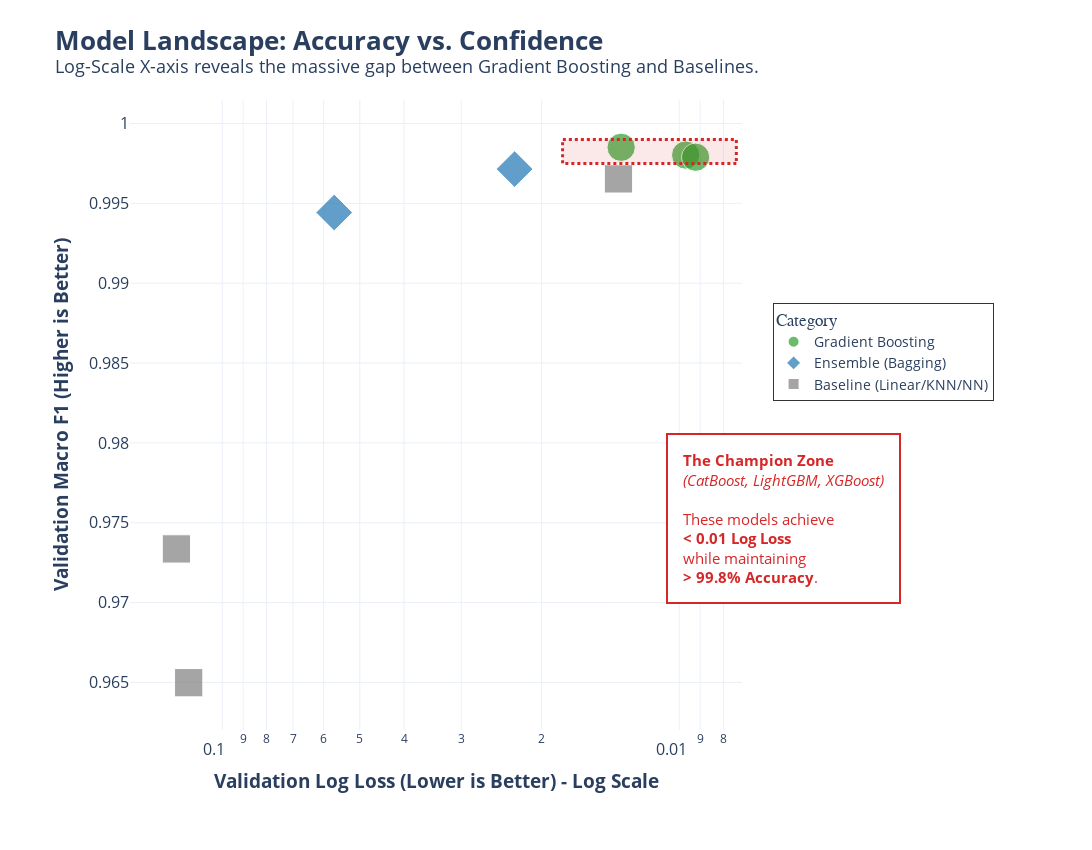

The notebook cell saved with this chart:
### Code cell
# --- FIGURE 1: The Accuracy vs. Confidence Landscape (Sidebar Layout) ---

# 1. Create Categories
def categorize_model(name):
    if name in ['CatBoost', 'XGBoost', 'LightGBM']: return 'Gradient Boosting'
    if name in ['Random Forest', 'Extra Trees']: return 'Ensemble (Bagging)'
    return 'Baseline (Linear/KNN/NN)'

df_all['Category'] = df_all['Model'].apply(categorize_model)

# 2. Plot with Log X Axis
fig1 = px.scatter(
    df_all,
    x="Val_LogLoss",
    y="Val_F1_Macro",
    color="Category",
    symbol="Category",
    size=[60]*len(df_all), # Large, clear dots
    hover_data=["Model", "Overfitting_Gap"],
    title="<b>Model Landscape: Accuracy vs. Confidence</b><br><sup>Log-Scale X-axis reveals the massive gap between Gradient Boosting and Baselines.</sup>",
    color_discrete_map={
        'Gradient Boosting': '#2ca02c', # Green
        'Ensemble (Bagging)': '#1f77b4', # Blue
        'Baseline (Linear/KNN/NN)': '#7f7f7f' # Grey
    },
    log_x=True 
)

# 3. Layout Adjustments
fig1.update_layout(
    height=850, 
    width=1600, # Wide enough to hold the sidebar
    xaxis_title="<b>Validation Log Loss (Lower is Better) - Log Scale</b>",
    yaxis_title="<b>Validation Macro F1 (Higher is Better)</b>",
    template="plotly_white",
    
    # Axis Control: Best Models (Low Loss) on the LEFT
    xaxis=dict(autorange="reversed"), 
    
    # Font Sizes
    font=dict(size=16),
    title_font_size=26,
    
    # --- SIDEBAR CONFIGURATION ---
    # Reserve massive space on the right (400px)
    margin=dict(l=130, r=350, b=120),
    
    # Legend Position (Right Sidebar, Middle-Top)
    legend=dict(
        yanchor="middle", y=0.6,  # Vertically centered slightly up
        xanchor="left", x=1.05,   # Push into the Right Margin
        bgcolor="rgba(255,255,255,0)",
        bordercolor="#333",
        borderwidth=1,
        title_font_family="Arial",
        font=dict(size=14)
    )
)

# 4. Add "Champion Zone" Rectangle (On the Plot)
fig1.add_shape(
    type="rect",
    xref="x", yref="y",
    x0=0.0075, x1=0.018, 
    y0=0.9975, y1=0.9990,
    line=dict(color="#d62728", width=3, dash="dot"), # Red dotted line
    fillcolor="rgba(214, 39, 40, 0.1)", # Faint red fill
)

# 5. Add Annotation (Right Sidebar, Middle-Bottom)
fig1.add_annotation(
    xref="paper", yref="paper",
    x=1.26, # Align with Legend in Right Margin
    y=0.2,  # Vertically centered slightly down
    text="<b>The Champion Zone</b><br><i>(CatBoost, LightGBM, XGBoost)</i><br><br>These models achieve<br><b>< 0.01 Log Loss</b><br>while maintaining<br><b>> 99.8% Accuracy</b>.",
    showarrow=False, # We use a separate arrow line below
    align="left",
    font=dict(size=15, color="#d62728"),
    bordercolor="#d62728",
    borderwidth=2,
    borderpad=15,
    bgcolor="white"
)

# 6. Draw Arrow from Sidebar to Plot Box
# Since annotation is in "paper" coords and box is in "x/y" coords, 
# we use a helper annotation just for the arrow.
fig1.add_annotation(
    xref="paper", yref="y",
    x=1.05, # Start at the sidebar
    y=0.9982, # Point to the cluster's Y height
    axref="x", ayref="y",
    ax=0.018, # End at the right edge of the Red Box
    ay=0.9982,
    showarrow=True,
    arrowhead=2,
    arrowsize=1,
    arrowwidth=2,
    arrowcolor="#d62728"
)

# Save
fig1.write_image(f"{FIGURES_DIR}task5_fig1_model_landscape.png", scale=3, width=1600, height=850)
fig1.show()
print(f"[OUTPUT] Figure 1 saved to {FIGURES_DIR}")

### Figure 1 — Plotly figure (JSON) as saved in the notebook; plotly's stock layout.template omitted (floating-point values rounded to 4 significant figures)
{"data": [{"customdata": [["CatBoost", 0.0009127], ["LightGBM", 0.001921], ["XGBoost", 0.002109]], "hovertemplate": "Category=Gradient Boosting<br>Val_LogLoss=%{x}<br>Val_F1_Macro=%{y}<br>size=%{marker.size}<br>Model=%{customdata[0]}<br>Overfitting_Gap=%{customdata[1]}<extra></extra>", "legendgroup": "Gradient Boosting", "marker": {"color": "#2ca02c", "size": [60, 60, 60], "sizemode": "area", "sizeref": 0.15, "symbol": "circle"}, "mode": "markers", "name": "Gradient Boosting", "orientation": "v", "showlegend": true, "type": "scatter", "x": [0.0134, 0.009682, 0.00921], "xaxis": "x", "y": [0.9985, 0.998, 0.9979], "yaxis": "y"}, {"customdata": [["Random Forest", 0.002853], ["Extra Trees", 0.005572]], "hovertemplate": "Category=Ensemble (Bagging)<br>Val_LogLoss=%{x}<br>Val_F1_Macro=%{y}<br>size=%{marker.size}<br>Model=%{customdata[0]}<br>Overfitting_Gap=%{customdata[1]}<extra></extra>", "legendgroup": "Ensemble (Bagging)", "marker": {"color": "#1f77b4", "size": [60, 60], "sizemode": "area", "sizeref": 0.15, "symbol": "diamond"}, "mode": "markers", "name": "Ensemble (Bagging)", "orientation": "v", "showlegend": true, "type": "scatter", "x": [0.02292, 0.05688], "xaxis": "x", "y": [0.9971, 0.9944], "yaxis": "y"}, {"customdata": [["Neural Network (MLP)", 0.00163], ["KNN", 0.006488], ["Logistic Regression", 0.002605]], "hovertemplate": "Category=Baseline (Linear/KNN/NN)<br>Val_LogLoss=%{x}<br>Val_F1_Macro=%{y}<br>size=%{marker.size}<br>Model=%{customdata[0]}<br>Overfitting_Gap=%{customdata[1]}<extra></extra>", "legendgroup": "Baseline (Linear/KNN/NN)", "marker": {"color": "#7f7f7f", "size": [60, 60, 60], "sizemode": "area", "sizeref": 0.15, "symbol": "square"}, "mode": "markers", "name": "Baseline (Linear/KNN/NN)", "orientation": "v", "showlegend": true, "type": "scatter", "x": [0.01358, 0.126, 0.1184], "xaxis": "x", "y": [0.9965, 0.9734, 0.965], "yaxis": "y"}], "layout": {"annotations": [{"align": "left", "bgcolor": "white", "bordercolor": "#d62728", "borderpad": 15, "borderwidth": 2, "font": {"color": "#d62728", "size": 15}, "showarrow": false, "text": "<b>The Champion Zone</b><br><i>(CatBoost, LightGBM, XGBoost)</i><br><br>These models achieve<br><b>< 0.01 Log Loss</b><br>while maintaining<br><b>> 99.8% Accuracy</b>.", "x": 1.26, "xref": "paper", "y": 0.2, "yref": "paper"}, {"arrowcolor": "#d62728", "arrowhead": 2, "arrowsize": 1, "arrowwidth": 2, "ax": 0.018, "axref": "x", "ay": 0.9982, "ayref": "y", "showarrow": true, "x": 1.05, "xref": "paper", "y": 0.9982, "yref": "y"}], "font": {"size": 16}, "height": 850, "legend": {"bgcolor": "rgba(255,255,255,0)", "bordercolor": "#333", "borderwidth": 1, "font": {"size": 14}, "itemsizing": "constant", "title": {"font": {"family": "Arial"}, "text": "Category"}, "tracegroupgap": 0, "x": 1.05, "xanchor": "left", "y": 0.6, "yanchor": "middle"}, "margin": {"b": 120, "l": 130, "r": 350}, "shapes": [{"fillcolor": "rgba(214, 39, 40, 0.1)", "line": {"color": "#d62728", "dash": "dot", "width": 3}, "type": "rect", "x0": 0.0075, "x1": 0.018, "xref": "x", "y0": 0.9975, "y1": 0.999, "yref": "y"}], "title": {"font": {"size": 26}, "text": "<b>Model Landscape: Accuracy vs. Confidence</b><br><sup>Log-Scale X-axis reveals the massive gap between Gradient Boosting and Baselines.</sup>"}, "width": 1600, "xaxis": {"anchor": "y", "autorange": "reversed", "domain": [0, 1], "title": {"text": "<b>Validation Log Loss (Lower is Better) - Log Scale</b>"}, "type": "log"}, "yaxis": {"anchor": "x", "domain": [0, 1], "title": {"text": "<b>Validation Macro F1 (Higher is Better)</b>"}}}}
